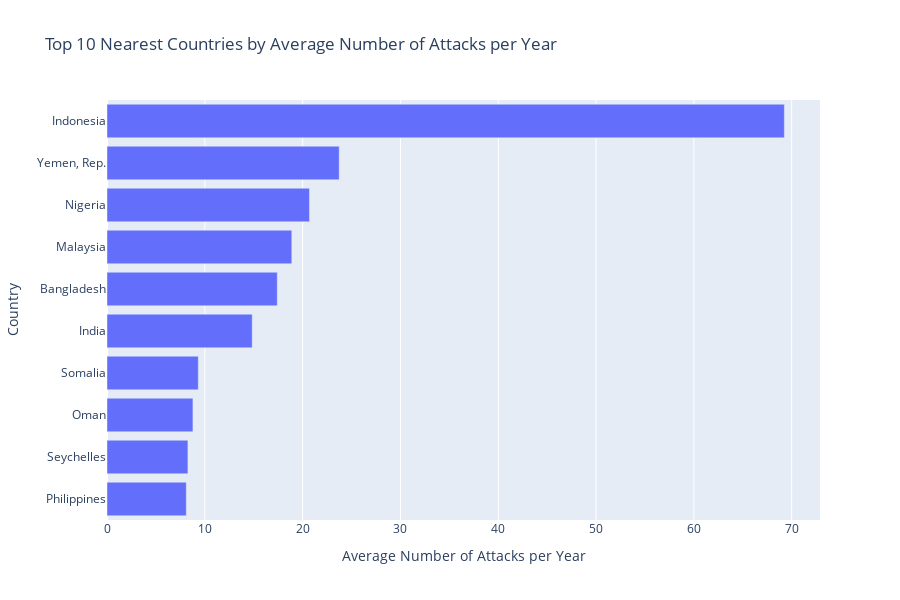

This figure's notebook cell:
### Code cell
# Group the data by nearest country and year, and calculate the count of attacks for each group
pirate_attacks['date_datetime'] = pd.to_datetime(pirate_attacks['date'])
yearly_country_counts = pirate_attacks.groupby(['nearest_country', pirate_attacks['date_datetime'].dt.year]).size().reset_index(name='num_attacks')

# Calculate the average number of attacks per year for each country
avg_yearly_country_counts = yearly_country_counts.groupby('nearest_country')['num_attacks'].mean().reset_index()
avg_yearly_country_counts = avg_yearly_country_counts.sort_values(by='num_attacks', ascending=False)

# Merge with country indicators to get country names
df_top_10_countries = pd.merge(avg_yearly_country_counts.head(10), country_codes[['country', 'country_name']],
                                left_on='nearest_country', right_on='country', how='left')

# Create the bar chart using Plotly Express
fig = px.bar(df_top_10_countries, x='num_attacks', y='country_name', orientation='h',
             title='Top 10 Nearest Countries by Average Number of Attacks per Year',
             labels={'num_attacks': 'Average Number of Attacks per Year', 'country_name': 'Country'})
fig.update_layout(height=600, yaxis_categoryorder='total ascending')

# Show the plot
fig.show()

### Figure 1 — Plotly figure (JSON) as saved in the notebook; plotly's stock layout.template omitted (floating-point values rounded to 4 significant figures)
{"data": [{"alignmentgroup": "True", "hovertemplate": "Average Number of Attacks per Year=%{x}<br>Country=%{y}<extra></extra>", "legendgroup": "", "marker": {"color": "#636efa", "pattern": {"shape": ""}}, "name": "", "offsetgroup": "", "orientation": "h", "showlegend": false, "textposition": "auto", "type": "bar", "x": [69.25, 23.74, 20.7, 18.89, 17.41, 14.85, 9.333, 8.786, 8.273, 8.107], "xaxis": "x", "y": ["Indonesia", "Yemen, Rep.", "Nigeria", "Malaysia", "Bangladesh", "India", "Somalia", "Oman", "Seychelles", "Philippines"], "yaxis": "y"}], "layout": {"barmode": "relative", "height": 600, "legend": {"tracegroupgap": 0}, "title": {"text": "Top 10 Nearest Countries by Average Number of Attacks per Year"}, "xaxis": {"anchor": "y", "domain": [0, 1], "title": {"text": "Average Number of Attacks per Year"}}, "yaxis": {"anchor": "x", "categoryorder": "total ascending", "domain": [0, 1], "title": {"text": "Country"}}}}
